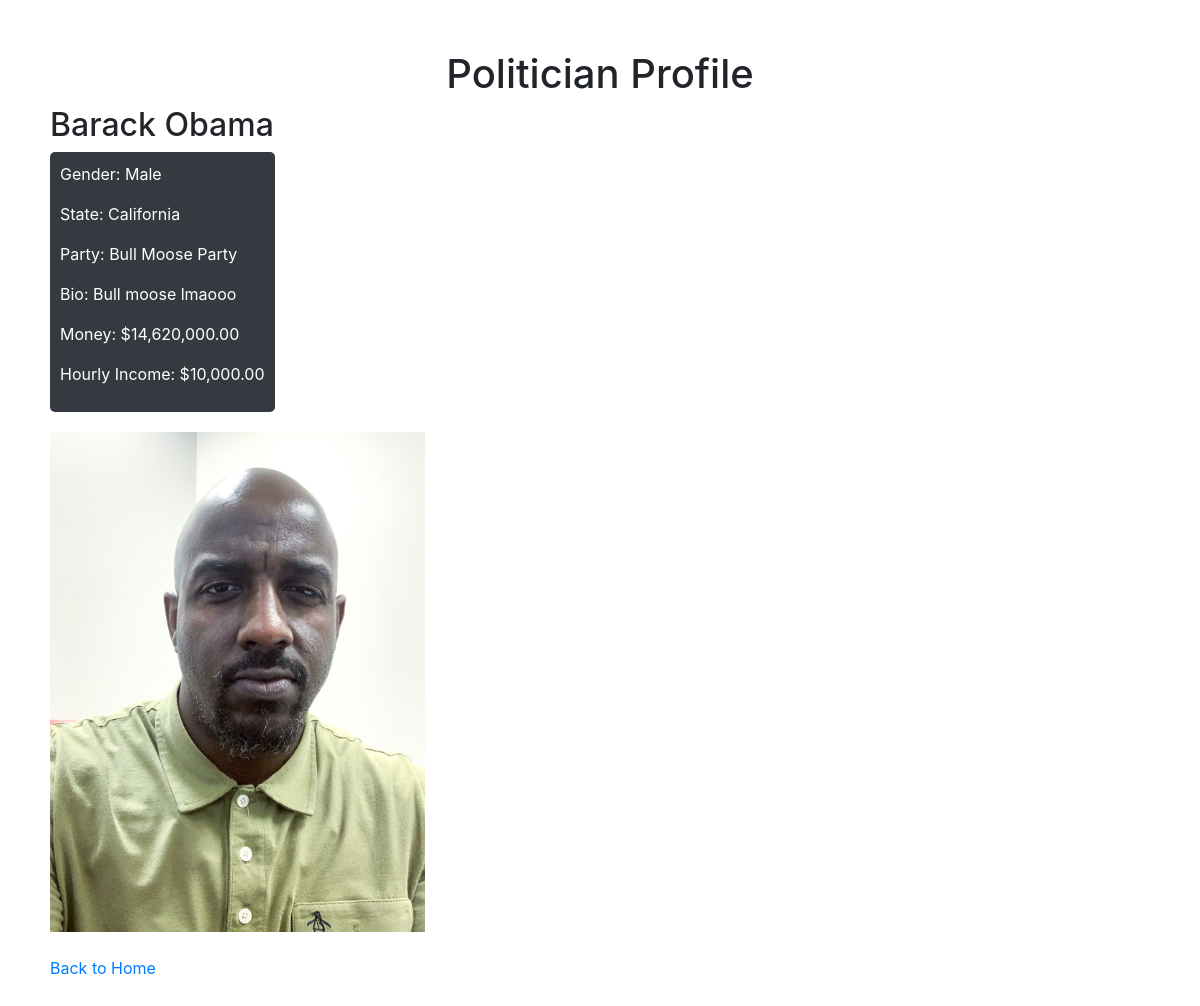
The page /profile/2 on the database its author committed.
### app.py (models this page shows, shortened)
class Politician(db.Model):
    id = db.Column(db.Integer, primary_key=True)
    name = db.Column(db.String(100))
    gender = db.Column(db.String(10))
    party = db.Column(db.String(100))
    bio = db.Column(db.Text)
    avatar = db.Column(db.String(100))
    state_id = db.Column(db.Integer, db.ForeignKey('state.id'))
    money = db.Column(db.Integer, default=1000000)
    hourly_money_generation = db.Column(db.Integer, default=10000)
    fundraiser_cost = db.Column(db.Integer, default=5)  # New field
    total_poll_percent = db.Column(db.Float, nullable=False, default=100.0)
    rallies_run = db.Column(db.Integer, default=0)
    ads_run = db.Column(db.Integer, default=0)
    state = db.relationship('State', backref=db.backref('politicians', lazy=True), foreign_keys=[state_id])

class State(db.Model):
    id = db.Column(db.Integer, primary_key=True)
    name = db.Column(db.String(100))
    population = db.Column(db.Integer)
    social_stance = db.Column(db.String(100))
    economic_stance = db.Column(db.String(100))
    governor_salary = db.Column(db.Integer)
    senator_salary = db.Column(db.Integer)
    lt_governor_salary = db.Column(db.Integer)
    representative_salary = db.Column(db.Integer)
    ranked_choice_voting = db.Column(db.Boolean)
    term_limit = db.Column(db.Integer)
    governor_id = db.Column(db.Integer, db.ForeignKey('politician.id'))
    lt_governor_id = db.Column(db.Integer, db.ForeignKey('politician.id'))
    senator1_id = db.Column(db.Integer, db.ForeignKey('politician.id'))
    senator2_id = db.Column(db.Integer, db.ForeignKey('politician.id'))
    representative_id = db.Column(db.Integer, db.ForeignKey('politician.id'))
    governor = db.relationship('Politician', foreign_keys=[governor_id], uselist=False)
    lt_governor = db.relationship('Politician', foreign_keys=[lt_governor_id], uselist=False)
    senator1 = db.relationship('Politician', foreign_keys=[senator1_id], uselist=False)
    senator2 = db.relationship('Politician', foreign_keys=[senator2_id], uselist=False)
    representative = db.relationship('Politician', foreign_keys=[representative_id], uselist=False)

### app.py (the view)
@app.route('/profile/<int:politician_id>')
def profile(politician_id):
    politician = Politician.query.get(politician_id)
    print("Profile ID:", politician.id)  # Log the profile's politician_id
    return render_template('profile.html', politician=politician, get_state_name=get_state_name)

### app.py (called while the page is built)
@app.template_global()
def get_state_name(state_id):
    state = State.query.get(state_id)
    if state:
        return state.name
    return 'Unknown'

### templates/profile.html (shortened to what this page needs)
<!DOCTYPE html>
<html>
<head>
    <link rel="stylesheet" href="https://stackpath.bootstrapcdn.com/bootstrap/4.5.2/css/bootstrap.min.css">
</head>
<body>
    <h1 class="text-center">Politician Profile</h1>
    <h2>{{ politician.name }}</h2>
    <div class="dark-box">
        <p>Gender: {{ politician.gender }}</p>
        <p>State: {{ get_state_name(politician.state_id) }}</p>
        <p>Party: {{ politician.party }}</p>
        <p>Bio: {{ politician.bio }}</p>
        <p>Money: ${{ "{:,.2f}".format(politician.money) }}</p>
        <p>Hourly Income: ${{ "{:,.2f}".format(politician.hourly_money_generation) }}</p>
    </div>
    <div class="avatar-container">
        <img src="{{ url_for('static', filename='avatars/' + politician.avatar) }}" alt="Avatar" class="avatar">
    </div>
    <p class="mt-4"><a href="{{ url_for('index') }}">Back to Home</a></p>
</body>
</html>

### templates/profile.html (style rules this page uses)
body { padding: 50px; }
h1 { text-align: center; }
.dark-box { background-color: #343a40; padding: 10px; border-radius: 5px; color: white; display: inline-block; margin-bottom: 20px; }
.avatar-container { display: flex; align-items: flex-start; }
.avatar { max-width: 500px; max-height: 500px; margin-right: 20px; }

### rows shown on the page
Politician: name "Barack Obama", gender "Male", party "Bull Moose Party", bio "Bull moose lmaooo", money "14,620,000.00", hourly_money_generation "10,000.00", avatar (picture)
State: name "California"
